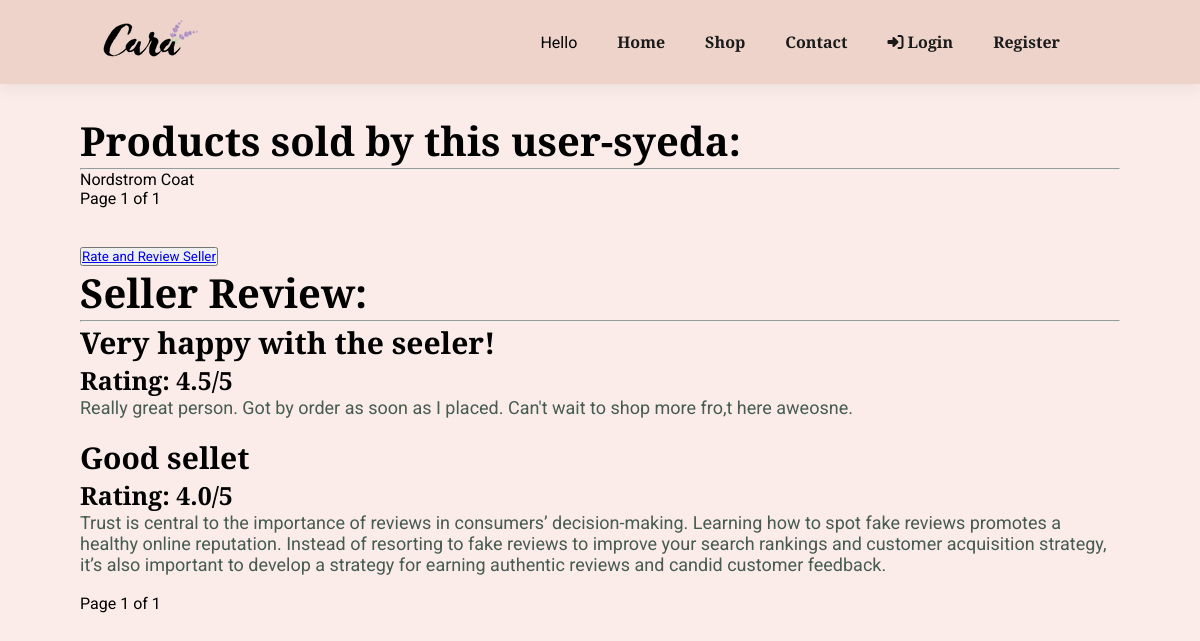
The page /seller-profile/19/ on the database as committed earlier.
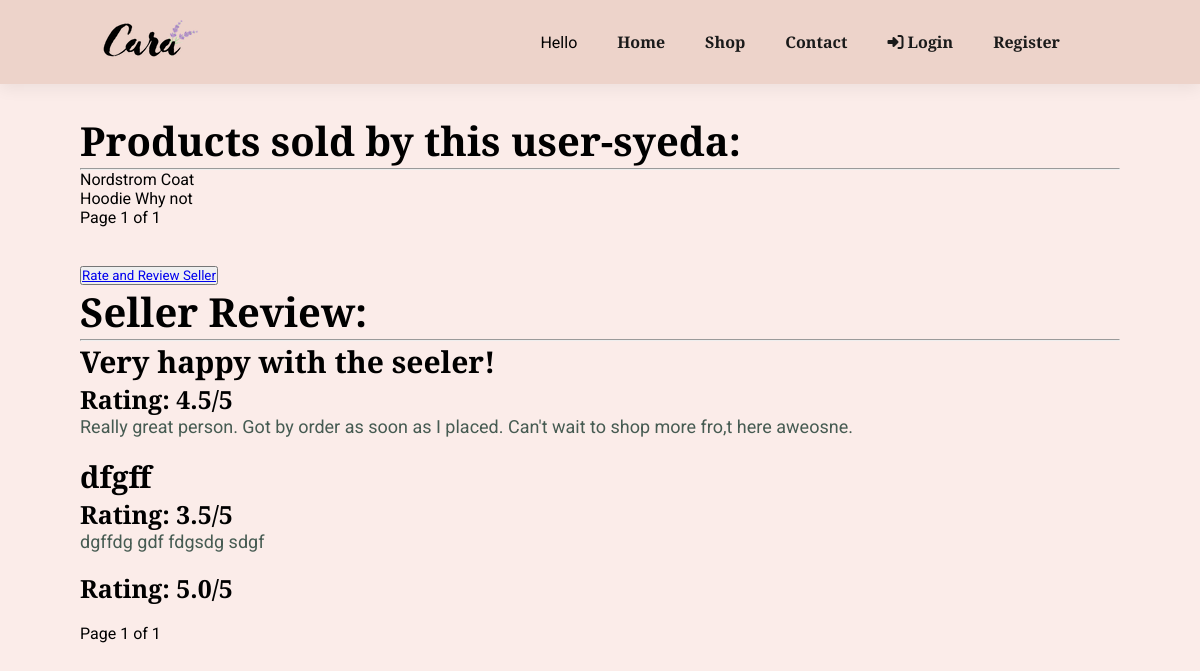
The same page on the database as committed later.
### store/models.py (models this page shows, shortened)
class Product(models.Model):
    category = models.ForeignKey(Category,  on_delete=models.CASCADE)
    slug = models.CharField(max_length=150, null=False, blank=False)
    name = models.CharField(max_length=50, null=False, blank=False)
    author = models.ForeignKey(User, on_delete=models.CASCADE, null=False, blank=False)
    product_image = models.ImageField(upload_to=get_file_path_pro, null=True, blank=True)
    small_description = models.TextField(max_length=250, null=False, blank=False)
    quantity = models.IntegerField(null=False, blank=False)
    original_price = models.FloatField(null=False, blank=False)
    bid_starting_price = models.FloatField(null=False, blank=False)
    bid_current_price = models.FloatField(null=True, blank=True)
    description = models.TextField(max_length=500, null=False, blank=False)
    status = models.BooleanField(default= False, help_text="0=Show, 1=Hidden")
    bid_status = models.BooleanField(default= False, help_text="0=Show, 1=Hidden")
    trending = models.BooleanField(default= False, help_text="0=Default, 1=Hidden")
    tag = models.CharField(max_length=150, null=False, blank=False)
    meta_title = models.CharField(max_length=150, null=False, blank=False)
    meta_keywords= models.CharField(max_length=150, null=False, blank=False)
    meta_description= models.CharField(max_length=500, null=False, blank=False)
    created_at = models.DateTimeField(auto_now_add=True)
    def __str__(self) -> str:
        return self.name

### users/models.py (models this page shows, shortened)
class ReviewRating(models.Model):
    review_receiver = models.ForeignKey(User, on_delete=models.CASCADE,  related_name='for_receiver')
    review_giver = models.ForeignKey(User, on_delete=models.CASCADE, related_name='for_giver')
    subject = models.CharField(max_length=100, blank=True)
    review = models.TextField(max_length=500, blank=True)
    rating = models.FloatField()
    status = models.BooleanField(default=True, help_text="True=Show, False=Don't Show")
    created_date = models.DateTimeField(auto_now_add=True)
    updated_data = models.DateTimeField(auto_now=True)

### store/views.py (the view)
# urls.py: path('seller-profile/<int:pk>/', views.public_seller_profile, name="public-seller-profile"),
def public_seller_profile(request, pk):
    Model_one = Product.objects.filter(author__pk=pk).order_by('id')
    paginator = Paginator(Model_one, 3)
    page = request.GET.get('page1')
    try:
        Model_one = paginator.page(page)
    except PageNotAnInteger:
        Model_one = paginator.page(1)
    except EmptyPage:
        Model_one = paginator.page(paginator.num_pages)
    all_review = ReviewRating.objects.all().order_by('id')
    Model_two = all_review.filter(review_receiver__pk = pk)
    paginator = Paginator(Model_two, 3)
    page = request.GET.get('page2')
    try:
        Model_two = paginator.page(page)
    except PageNotAnInteger:
        Model_two = paginator.page(1)
    except EmptyPage:
        Model_two = paginator.page(paginator.num_pages)
    seller = Account.objects.filter(user__id=pk).first()
    context = {
        'model_one': Model_one,
        'model_two': Model_two,
        'seller' : seller,
        }
    return render(request, 'store/public_seller_profile.html', context)

### store/templates/store/public_seller_profile.html (shortened to what this page needs)
{% extends "store/base.html" %}
{% block content %}
<div class="section-p1">
    <h2>Products sold by this user-{{ seller.user.username }}:</h2>
    <hr>
    {% if model_one %}
        <div class="">
            {% for item in model_one %}
                {{ item }}
                <br>
            {% endfor %}
            <span class="">
                <span class="">
                    Page {{ model_one.number }} of {{ model_one.paginator.num_pages }}
                </span>
            </span>
        </div>
        {% endif %}
        <br>
        <br>
    <div>
        <button><a href="#demo-modal">Rate and Review Seller</a></button>
    </div>
    <h2>Seller Review:</h2>
    <hr>
    {% if model_two %}
    <div class="col-md-12 well">
        {% for review in model_two %}
            <h3>{{ review.subject }}</h3>
            <h4>Rating: {{ review.rating }}/5 </h4>
            <p> {{ review.review }}</p>
            <br>
        {% endfor %}
        <span class="step-links pagination">
            <span class="current">
                Page {{ model_two.number }} of {{ model_two.paginator.num_pages }}
            </span>
        </span>
    </div>
    {% endif %}
</div>
{% endblock content %}

Rows that differ between the two databases and show on the page:
now on this page (row edited): Product: name "Hoodie Why not"
changed ReviewRating: subject "Good sellet" → "dfgff"; rating "4.0" → "3.5"; review "Trust is central to the importance of reviews in consumers’ decision-making. Learning how to spot fake reviews promotes a healthy online reputation. Instead of resorting to fake reviews to improve your search rankings and customer acquisition strategy, it’s also important to develop a strategy for earning authentic reviews and candid customer feedback." → "dgffdg gdf fdgsdg sdgf"
added ReviewRating: rating "5.0"
